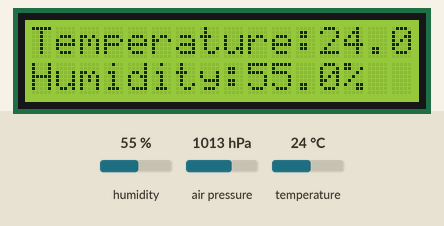
Recording of a program running on a simulated ESP32 board running MicroPython. Parts: 16×2 character LCD. The test bench sets the inputs (shaded band); at power-on: humidity 55 %, temperature 24 °C, air pressure 1013 hPa. Library files of the repository ran but are not shown: i2c_lcd1602.py, bme280_float.py; what the program prints to the serial console is not drawn.

Above: at 1.9 s.
2.0 s: humidity set to 22 %
At 3.9 s:
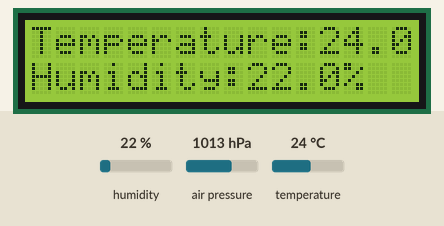
4.9 s: temperature set to 12 °C
At 6.3 s:
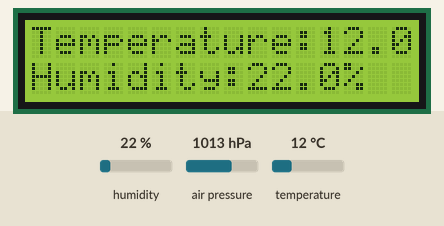
7.3 s: humidity set to 40 %
At 8.9 s:
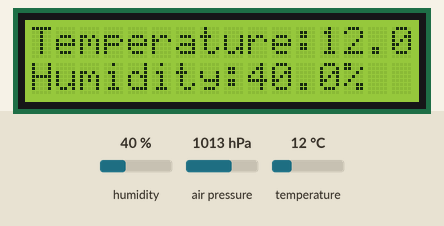
9.9 s: temperature set to 19 °C
At 12.1 s:
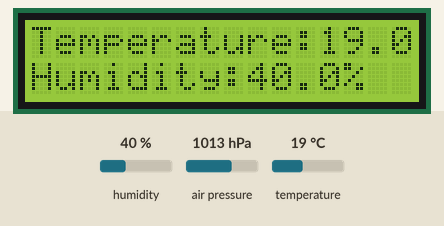
Timing chart, 0 to 13.2 s (numbered marks = the images above; inputs shaded):
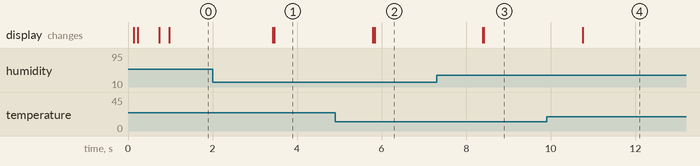

Measured:
- after the input at 2.0 s, the display: first changes after 1.4 s (image 1 shows a later state)
- after the input at 4.9 s, the display: first changes after 0.89 s (image 2 shows a later state)
- after the input at 7.3 s, the display: first changes after 1.1 s (image 3 shows a later state)
- after the input at 9.9 s, the display: changes after 0.86 s (image 4)

The program:

lcd_bme280_1602.py
```python
import machine
import i2c_lcd1602
import time
import bme280_float as bme280

print("LCD BME280 I2C")
i2c = machine.SoftI2C(sda=machine.Pin(21), scl=machine.Pin(22))
lcd = i2c_lcd1602.I2C_LCD1602(i2c)
lcd.puts("Starting BME")
bme = bme280.BME280(i2c=i2c)
lcd.puts("Starting    ")
time.sleep_ms(500)

while True:
    temp, pre, hum = bme.read_compensated_data(result = None)
    lcd.puts(f"Temperature:{temp}", 0, 0)
    lcd.puts(f"Humidity:{hum:.1f}%",0, 1)
    time.sleep_ms(1000)
```
